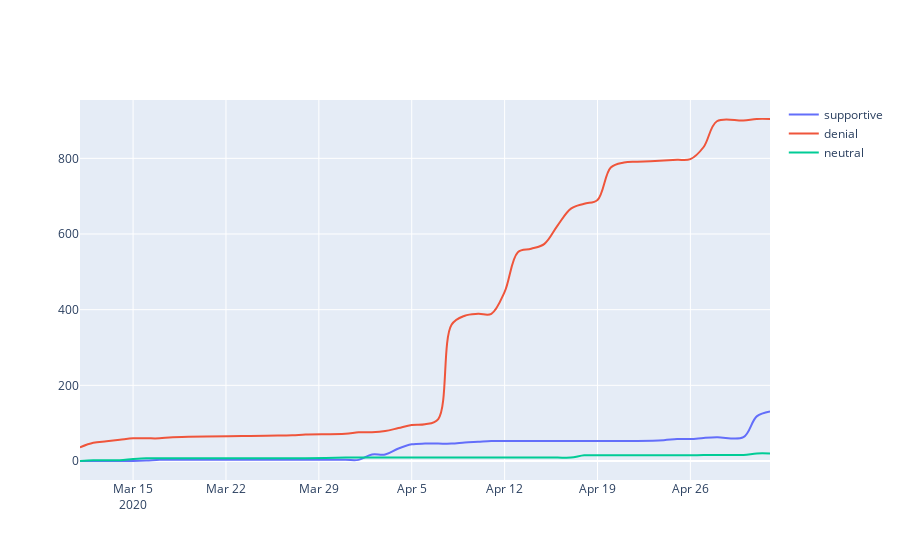

Here is the notebook cell this chart was saved with:
### Code cell
day_list = []
cat_1_list = []
cat_2_list = []
cat_3_list = []

for day in graph_dict:
    cat_list = list(nx.get_node_attributes(graph_dict[day], name="cat").values())
    num_1 = cat_list.count(1)
    num_2 = cat_list.count(2)
    num_3 = cat_list.count(3)
    
    day_list.append(day)
    cat_1_list.append(num_1)
    cat_2_list.append(num_2)
    cat_3_list.append(num_3)

fig = go.Figure()
fig.add_trace(go.Scatter(x=day_list, y=cat_1_list,
                    mode='lines',
                    name='supportive',
                    line_shape='spline'))
fig.add_trace(go.Scatter(x=day_list, y=cat_2_list,
                    mode='lines',
                    name='denial',
                    line_shape='spline'))
fig.add_trace(go.Scatter(x=day_list, y=cat_3_list,
                    mode='lines', 
                    name='neutral',
                    line_shape='spline'))

fig.show()

### Figure 1 — Plotly figure (JSON) as saved in the notebook; plotly's stock layout.template omitted (floating-point values rounded to 4 significant figures)
{"data": [{"line": {"shape": "spline"}, "mode": "lines", "name": "supportive", "type": "scatter", "x": ["2020-03-11", "2020-03-12", "2020-03-13", "2020-03-14", "2020-03-15", "2020-03-16", "2020-03-17", "2020-03-18", "2020-03-25", "2020-03-27", "2020-03-28", "2020-03-31", "2020-04-01", "2020-04-02", "2020-04-03", "2020-04-04", "2020-04-05", "2020-04-06", "2020-04-07", "2020-04-08", "2020-04-09", "2020-04-10", "2020-04-11", "2020-04-12", "2020-04-13", "2020-04-14", "2020-04-15", "2020-04-16", "2020-04-17", "2020-04-18", "2020-04-19", "2020-04-20", "2020-04-21", "2020-04-22", "2020-04-24", "2020-04-25", "2020-04-26", "2020-04-27", "2020-04-28", "2020-04-30", "2020-05-01", "2020-05-02"], "y": [0, 0, 0, 0, 0, 1, 3, 3, 3, 3, 3, 3, 3, 17, 17, 33, 44, 46, 46, 46, 49, 51, 53, 53, 53, 53, 53, 53, 53, 53, 53, 53, 53, 53, 55, 58, 58, 61, 63, 63, 118, 131]}, {"line": {"shape": "spline"}, "mode": "lines", "name": "denial", "type": "scatter", "x": ["2020-03-11", "2020-03-12", "2020-03-13", "2020-03-14", "2020-03-15", "2020-03-16", "2020-03-17", "2020-03-18", "2020-03-25", "2020-03-27", "2020-03-28", "2020-03-31", "2020-04-01", "2020-04-02", "2020-04-03", "2020-04-04", "2020-04-05", "2020-04-06", "2020-04-07", "2020-04-08", "2020-04-09", "2020-04-10", "2020-04-11", "2020-04-12", "2020-04-13", "2020-04-14", "2020-04-15", "2020-04-16", "2020-04-17", "2020-04-18", "2020-04-19", "2020-04-20", "2020-04-21", "2020-04-22", "2020-04-24", "2020-04-25", "2020-04-26", "2020-04-27", "2020-04-28", "2020-04-30", "2020-05-01", "2020-05-02"], "y": [36, 48, 52, 56, 60, 60, 60, 63, 67, 68, 70, 72, 76, 76, 79, 87, 95, 97, 111, 360, 384, 389, 389, 447, 552, 561, 574, 623, 667, 680, 690, 776, 789, 791, 794, 796, 798, 830, 898, 900, 904, 904]}, {"line": {"shape": "spline"}, "mode": "lines", "name": "neutral", "type": "scatter", "x": ["2020-03-11", "2020-03-12", "2020-03-13", "2020-03-14", "2020-03-15", "2020-03-16", "2020-03-17", "2020-03-18", "2020-03-25", "2020-03-27", "2020-03-28", "2020-03-31", "2020-04-01", "2020-04-02", "2020-04-03", "2020-04-04", "2020-04-05", "2020-04-06", "2020-04-07", "2020-04-08", "2020-04-09", "2020-04-10", "2020-04-11", "2020-04-12", "2020-04-13", "2020-04-14", "2020-04-15", "2020-04-16", "2020-04-17", "2020-04-18", "2020-04-19", "2020-04-20", "2020-04-21", "2020-04-22", "2020-04-24", "2020-04-25", "2020-04-26", "2020-04-27", "2020-04-28", "2020-04-30", "2020-05-01", "2020-05-02"], "y": [0, 2, 2, 2, 5, 7, 7, 7, 7, 7, 7, 9, 9, 9, 9, 9, 9, 9, 9, 9, 9, 9, 9, 9, 9, 9, 9, 9, 9, 15, 15, 15, 15, 15, 15, 15, 15, 16, 16, 16, 20, 20]}], "layout": {}}
